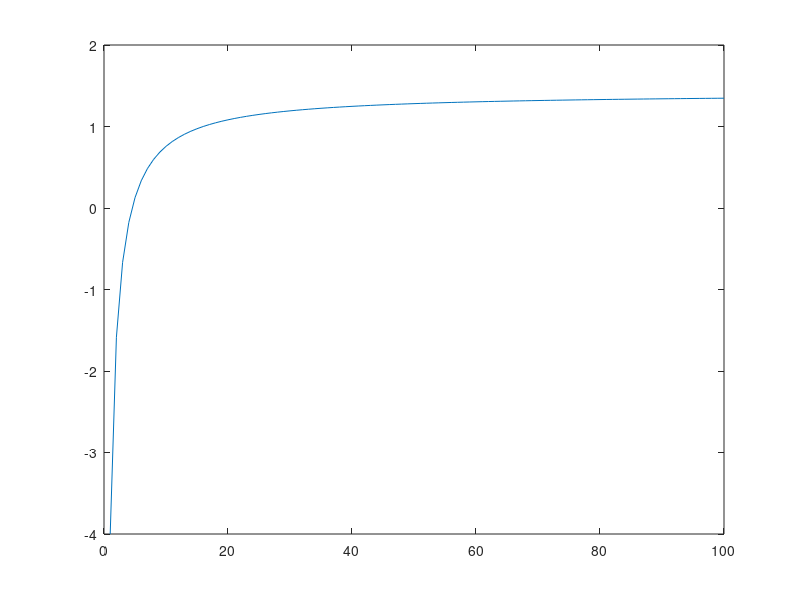

MATLAB code to generate this figure:
close all
K=2;
p=[0.001: 0.00001:1];
p1=1/K;
M=10;

y=(1-p+p*p1).^(M-1).*p*p1 + (1-p+(M-1)*p*p1).*(1-p).^(M-2).*p*p1;
aoi = (2-y)./y;
[a1,a2] = min(aoi);


pp=K/M;
yz=(1-pp+pp*p1).^(M-1).*pp*p1 + (1-pp+(M-1)*pp*p1).*(1-pp).^(M-2).*pp*p1;
plot(p,  (2-y)./y,p,(2-yz)/yz*ones(1,length(p)))
ylim([0 5000])
%plot(p,y)


z=p(a2)/2
%z=2/M/2
(1-M*z)*(1-z)^(M-2)+(1-4*z-2*M*(M-3)*z^2)*(1-2*z)^(M-3)
[(sqrt(16+8*M*(M-3))-4)/4/M/(M-3) sqrt(2)/M/2 p(a2)/2 2/M/2]

exp(1)/(2+exp(1))
sqrt(2)*exp(sqrt(2)-1)/(exp(sqrt(2)/2)+1+sqrt(2)/2)

M=[1: 1: 100];
plot(M, (sqrt(4+2*M.*(M-1))-4)./M - 2./M)
% j=0;
% for z=0.1 :0.01:1
%     j= j+1;
%     ttt1=(1-M*z)*(1-z)^(M-2)+(1-4*z-2*M*(M-3)*z^2)*(1-2*z)^(M-3);
%     ttt=(1-z)^(M-1)-(M-1)*(1-z)^(M-2)*z+...
%         (1+2*(M-3)*z)*(1-2*z)^(M-2)-2*(M-2)*(z+(M-3)*z^2)*(1-2*z)^(M-3);
%     sx(j) = ttt1-ttt;
% end